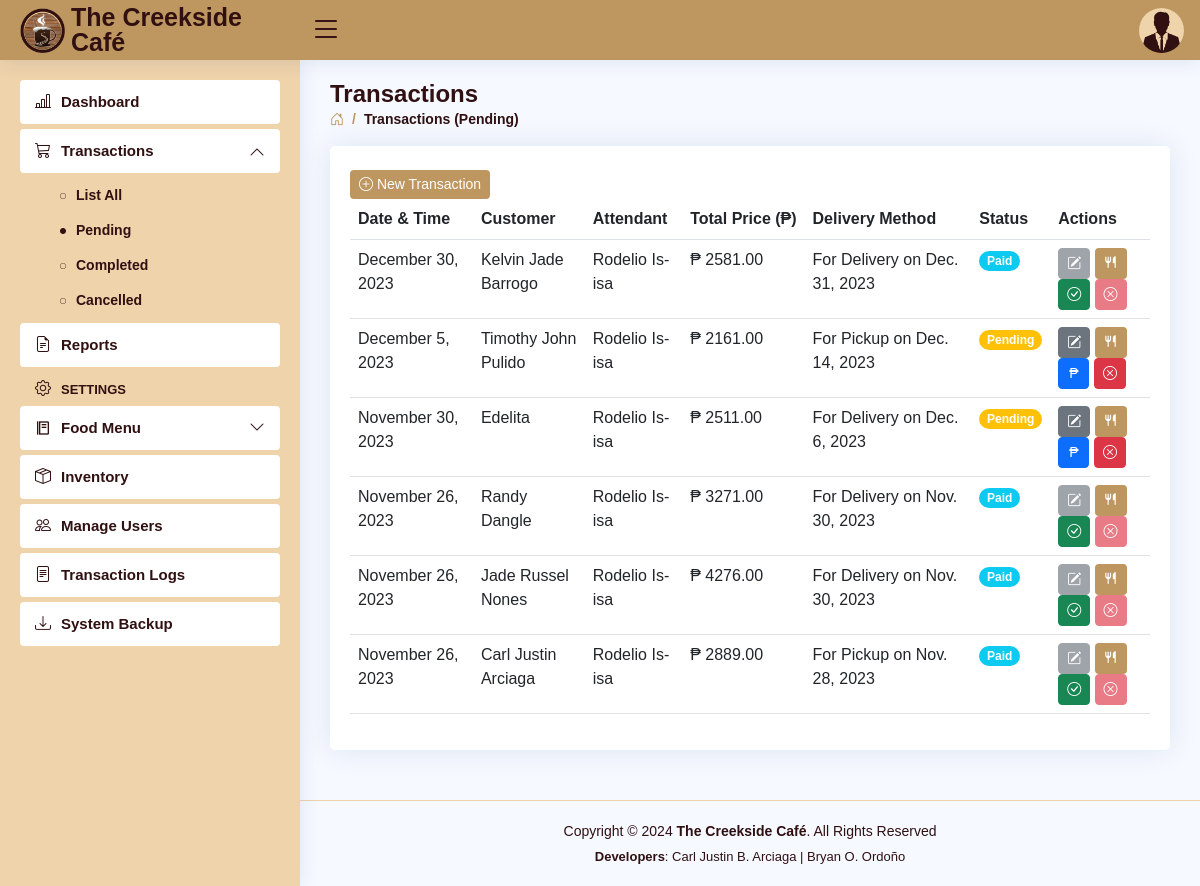
The page /transactions-pending.php (signed in) on the database as committed earlier.
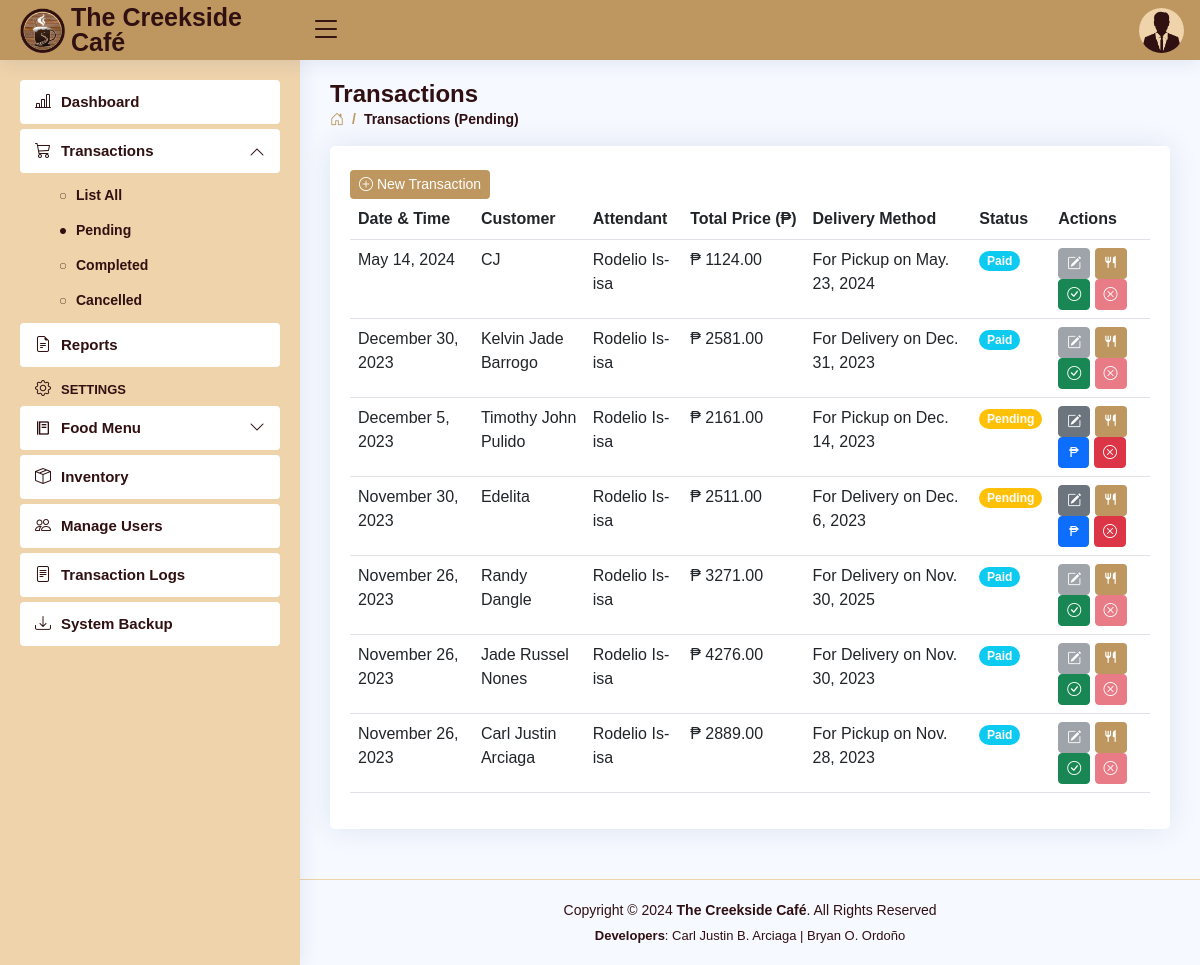
The same page on the database as committed later.
### tables this page shows
CREATE TABLE `users` (
  `user_id` int(11) NOT NULL AUTO_INCREMENT,
  `role` varchar(5) DEFAULT NULL,
  `fname` varchar(30) DEFAULT NULL,
  `mname` varchar(30) DEFAULT NULL,
  `lname` varchar(30) DEFAULT NULL,
  `bdate` date DEFAULT NULL,
  `sex` varchar(6) DEFAULT NULL,
  `province` varchar(15) DEFAULT NULL,
  `municipality` varchar(30) DEFAULT NULL,
  `barangay` varchar(30) DEFAULT NULL,
  `contact_no` varchar(11) DEFAULT NULL,
  `email` varchar(50) DEFAULT NULL,
  `username` varchar(50) DEFAULT NULL,
  `password` varchar(50) DEFAULT NULL,
  PRIMARY KEY (`user_id`)
);

CREATE TABLE `transactions` (
  `trans_id` int(11) NOT NULL AUTO_INCREMENT,
  `date` datetime NOT NULL DEFAULT current_timestamp(),
  `customer` varchar(30) NOT NULL,
  `total_price` decimal(10,2) NOT NULL,
  `user_id` int(11) NOT NULL,
  `status` varchar(11) NOT NULL,
  `delivery_method` varchar(20) NOT NULL,
  `delivery_date` date DEFAULT NULL,
  `date_paid` datetime NOT NULL,
  `date_delivered` datetime NOT NULL,
  `date_cancelled` datetime NOT NULL,
  PRIMARY KEY (`trans_id`)
);

### transactions-pending.php (the view, shortened to what the changed rows need)
<!DOCTYPE html>
<html lang="en">
<head>
  <?php
  include 'includes/links.php';
  include 'includes/header.php';
  ?>
</head>
<body>
  <main id="main" class="main">
    <div class="pagetitle">
      <h1>Transactions</h1>
    </div>
    <section class="section">
      <div class="card">
        <div class="card-body">
          <br>
          <table class="table table-hover datatable" id="transactions_table">
            <thead>
              <tr style="white-space: nowrap;">
                <th scope="col">Date & Time</th>
                <th scope="col">Customer</th>
                <th scope="col">Attendant</th>
                <th scope="col">Total Price (₱)</th>
                <th scope="col">Delivery Method</th>
                <th scope="col">Status</th>
                <th scope="col">Actions</th>
              </tr>
            </thead>
            <tbody>
              <?php
              include 'connection.php';
              $query = "SELECT transactions.*, concat(users.fname,' ',users.lname) as attendant FROM `transactions` LEFT JOIN `users` ON transactions.user_id = users.user_id WHERE status = 'Pending' || status = 'Paid' ORDER BY date DESC";
              $result = $con->query($query);
              if ($result) {
                while ($row = $result->fetch_assoc()) {
                  $trans_id = $row['trans_id'];
                  $customer = $row['customer'];
                  $total_price = $row['total_price'];
                  $attendant = $row['attendant'];
                  $date = $row['date'];
                  $delivery_date = $row['delivery_date'];
                  $delivery_method = $row['delivery_method'];
                  $status = $row['status']; ?>
                  <?php
                  $dbDate = $delivery_date;
                  $newDate = new DateTime($dbDate);
                  $formattedDate = $newDate->format("M. j, Y");
                  ?>
                  <tr>
                    <td><?php echo date('F j, Y', strtotime($date)); ?></td>
                    <td><?php echo $customer ?></td>
                    <td><?php echo $attendant ?></td>
                    <?php if ($total_price == '0.00') { ?>
                      <td></td>
                    <?php } else { ?>
                      <td>₱ <?php echo $total_price ?></td>
                    <?php } ?>
                    <?php if ($delivery_date == '0000-00-00' || $delivery_date == NULL) { ?>
                      <td></td>
                    <?php } else { ?>
                      <td><?php echo $delivery_method;
                          echo ' on ';
                          echo $formattedDate ?></td>
                    <?php } ?>
                    <?php if ($status == 'Pending') { ?>
                      <td>
                        <font class="badge bg-warning rounded-pill"><b><?php echo $status ?></b></font>
                      </td>
                    <?php
                    } elseif ($status == 'Paid') { ?>
                      <td>
                        <font class="badge bg-info rounded-pill"><b><?php echo $status ?></b></font>
                      </td>
                    <?php } ?>
                    <td>
                      <button class="btn btn-secondary btn-sm " data-bs-toggle="modal" data-bs-target="#editCustomer-<?php echo $trans_id ?>" <?php echo ($status == 'Paid') ? 'disabled' : '' ?>><i class="bi bi-pencil-square" data-bs-toggle="tooltip" title="Edit name"></i> </button>
                      <button class="btn btn2 btn-sm" data-bs-toggle="modal" data-bs-target="#<?php echo ($status === 'Paid') ? 'viewDishes' : 'addDishes'; ?>-<?php echo $trans_id ?>">
                        <i class="ri ri-restaurant-fill" data-bs-toggle="tooltip" title="<?php echo ($status === 'Paid') ? 'View dishes' : 'Order dishes'; ?>"></i>
                      </button>
                      <button class="btn btn-primary btn-sm paid-btn" data-bs-toggle="modal" data-bs-target="#paid-<?php echo $trans_id ?>" <?php echo ($total_price == 0.00) ? 'disabled' : '' ?> <?php echo ($status == 'Paid') ? 'hidden' : '' ?>>
                        <font style="padding: 2px;" data-bs-toggle="tooltip" title="Confirm payment">₱</font>
                      </button>
                      <button class="btn btn-success btn-sm complete-btn" data-bs-toggle="modal" data-bs-target="#completeOrder-<?php echo $trans_id ?>" <?php echo ($status == 'Pending') ? 'hidden' : '' ?>><i class="bi bi-check-circle" data-bs-toggle="tooltip" title="Complete transaction"></i></button>
                      <button class="btn btn-danger btn-sm " data-bs-toggle="modal" data-bs-target="#cancelOrder-<?php echo $trans_id ?>" <?php echo ($status == 'Paid') ? 'disabled' : '' ?>><i class="bi bi-x-circle" data-bs-toggle="tooltip" title="Cancel transaction"></i></button>
                    </td>
                  </tr>
              <?php }
              } ?>
            </tbody>
          </table>
        </div>
      </div>
    </section>
  </main>
</body>
</html>

### includes/header.php (shortened to what the changed rows need)
<header id="header" class="header fixed-top d-flex align-items-center">
  <nav class="header-nav ms-auto">
  <?php
      include 'connection.php';
      $username = $_SESSION['username'];
      $query = "SELECT * FROM users WHERE username = '$username'";
      $result = $con->query($query);
      if ($result) {
        while ($row = $result->fetch_assoc()) {
          $sex = $row['sex'];
          ?>
    <ul class="d-flex align-items-center">
      <li class="nav-item dropdown pe-3">
        <a class="nav-link nav-profile d-flex align-items-center pe-0" href="#" data-bs-toggle="dropdown">
          <?php
            if ($sex === 'Male') {
                echo '<img src="assets/img/Male.png" alt="Profile" class="rounded-circle">';
            } elseif ($sex === 'Female') {
                echo '<img src="assets/img/Female.png" alt="Profile" class="rounded-circle">';
            }
          ?>
        </a>
  <?php
        }
      }
  ?>
      </li>
    </ul>
  </nav>
</header>

Rows that differ between the two databases and show on the page:
now on this page (row edited): transactions: date "May 14, 2024", customer "CJ", attendant "Rodelio Is-isa", total_price "1124.00", delivery_method "For Pickup", delivery_date "May. 23, 2024", status "Paid"
changed transactions "Randy Dangle": delivery_date "Nov. 30, 2023" → "Nov. 30, 2025"
